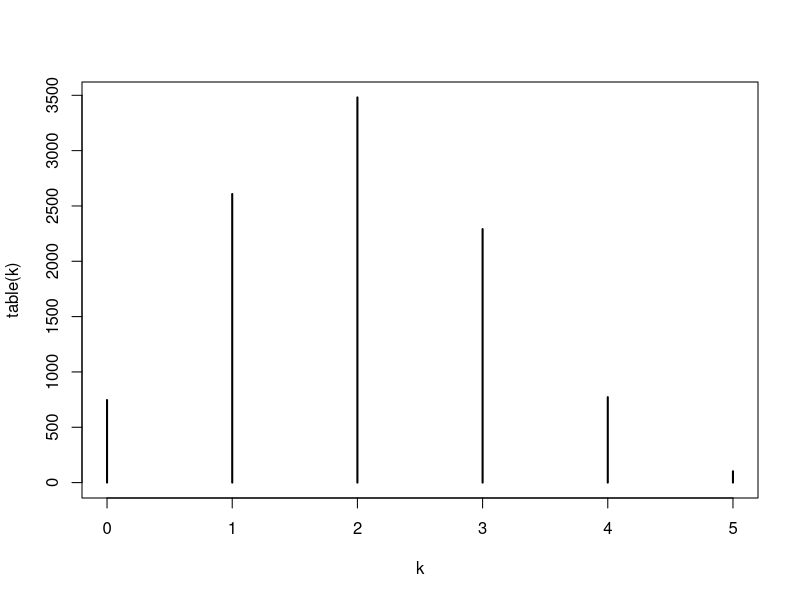
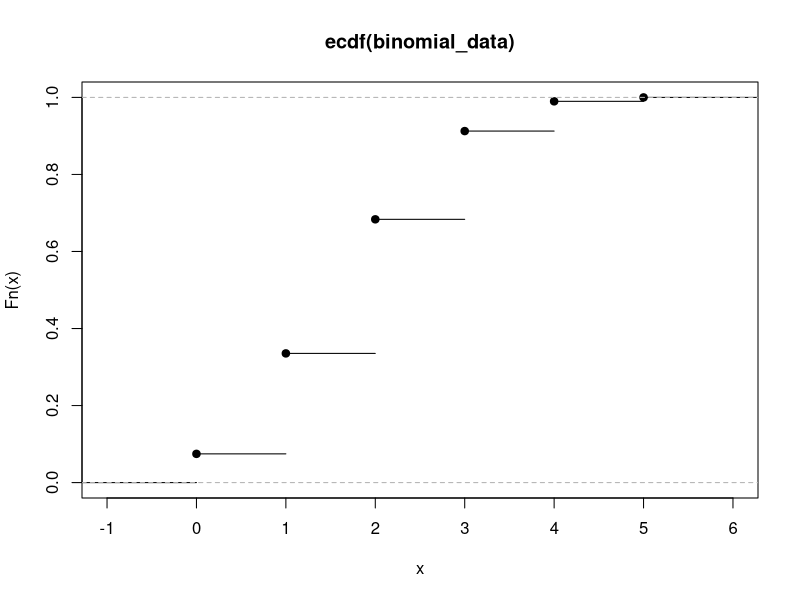
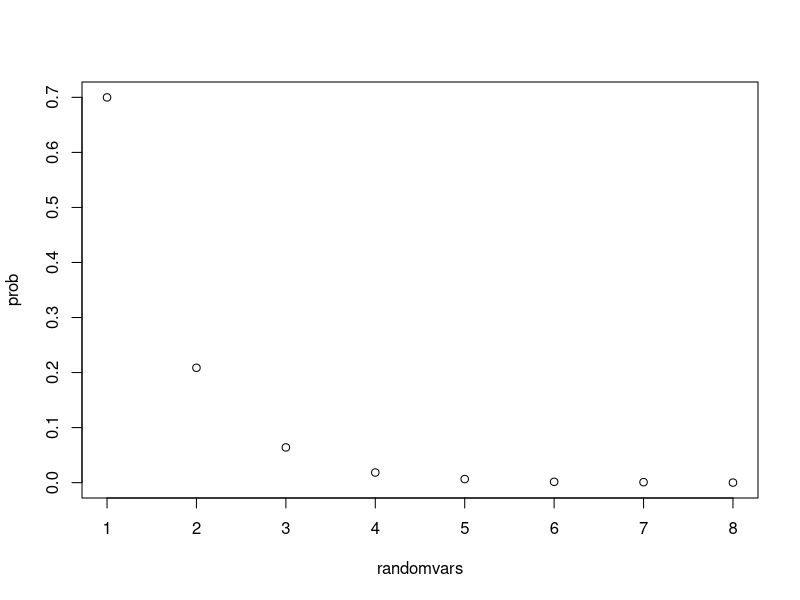
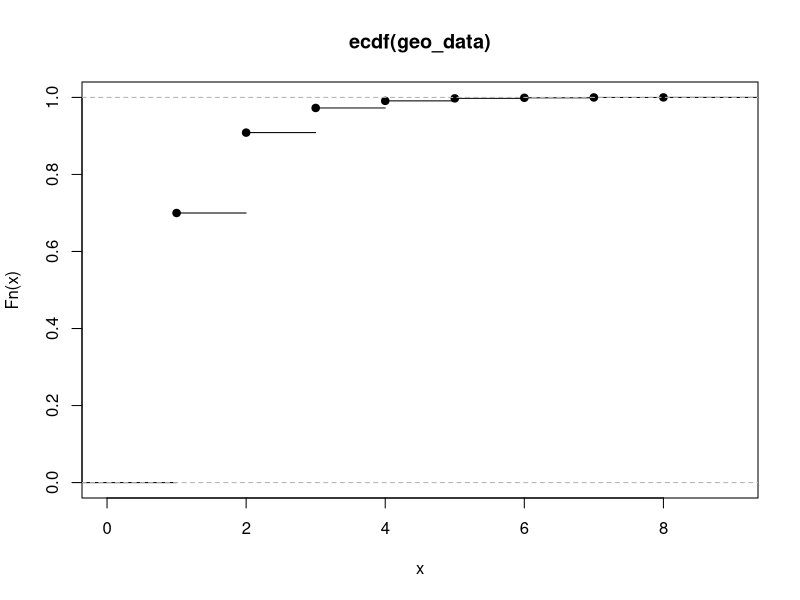
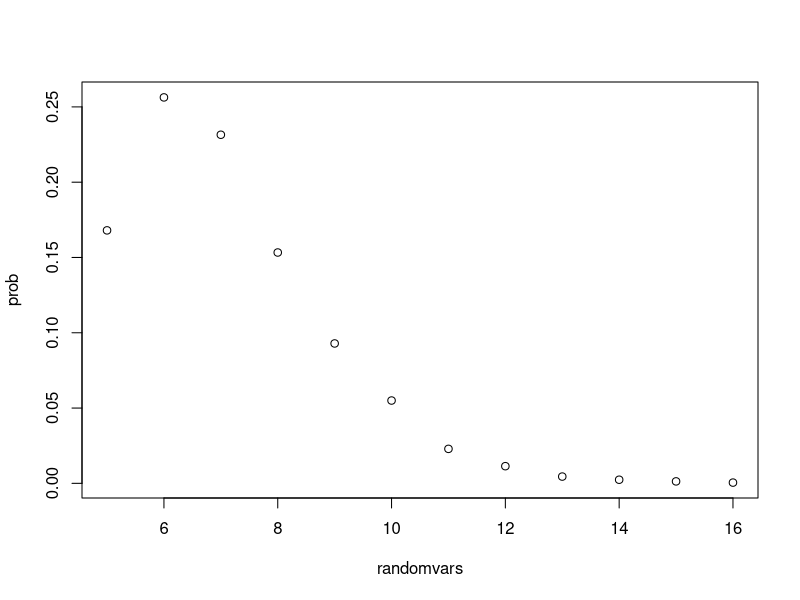
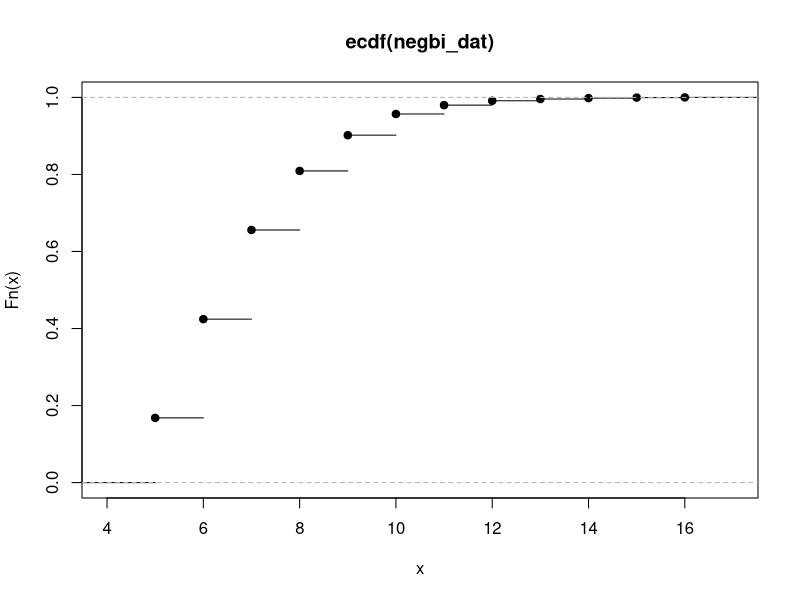
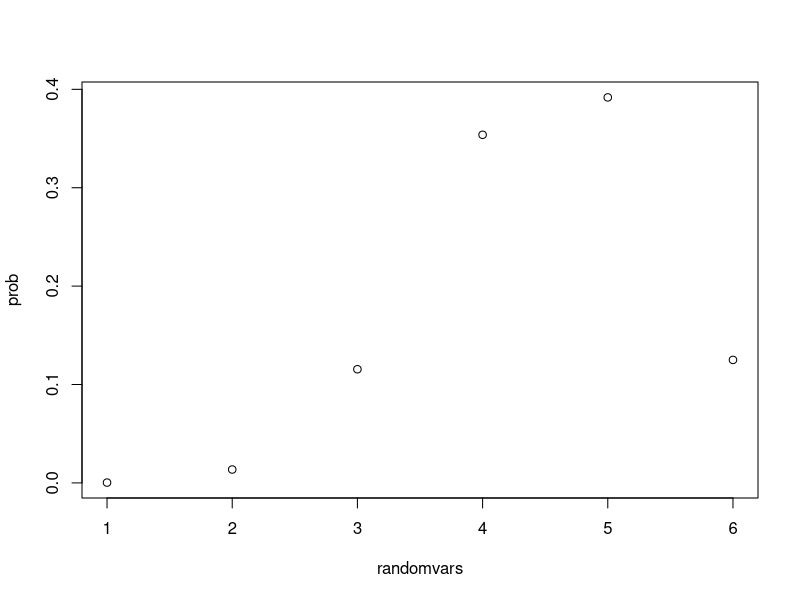
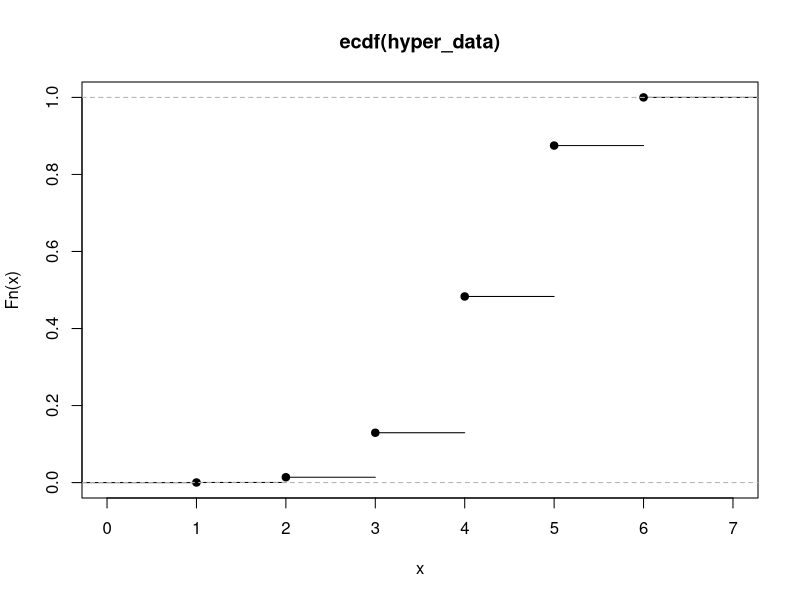

Reproduce these figures in R, in order.
## ---- chunk 1
knitr::opts_chunk$set(echo = TRUE)
## ---- chunk 2
BinomialFun <- function(N, n, p) {
  results = rep(0, N) # vector to store results of experiment 
  for(i in 1:N) {
    # run 5 trials of the experiment... (flip coin 5 times), with probability of no heads as 1-p, probability of heads as p
    results[i] = sum(sample(c(0,1), n, replace = TRUE, prob = c(1-p, p))) 
  }
  results
}
## ---- chunk 3
# pmf plot 
print_pmf <- function(k){
  plot(table(k))/sum(table(k))
}
## ---- chunk 4
# binomial mean

binom_mean <- function(dat){
  random_vars <- sort(unique(dat))
  probs <- as.vector(table(dat)/sum(table(dat)))
  expectation <- sum(random_vars * probs)
  return(expectation)
}

# binomial variance 

binom_variance <- function(dat){
  random_vars <- sort(unique(dat))
  probs <- as.vector(table(dat)/sum(table(dat)))
  expectation <- sum(random_vars * probs)
  variance <- sum((random_vars - expectation)^2 * probs)
  return(variance)
}
## ---- chunk 5
# run 10000 data points
set.seed(717)
binomial_data <- BinomialFun(10000, 5, .4)
#binomial_data <- BinomialFun(10000, 3, .5)
## ---- chunk 6
print_pmf(binomial_data)
## ---- chunk 7
plot(ecdf(binomial_data))
## ---- chunk 8
paste("The mean of the distribution is ", as.character(binom_mean(binomial_data)), sep = "")
paste("The variance of the distirbution is ", as.character(binom_variance(binomial_data)), sep = "")
## ---- chunk 9
# generate geometric data function 

  # geometric data is # of trials until we get the outcome we desire, i.e number of times flip coin until heads 
geo_fun <- function(N, p){
  results <- rep(0, N) # results vector for # of simulations N 
  
  for(i in 1:N){
    x = 0 
    k = 0 # number of trials to we hit heads
      while(x == 0){ # as long as x == 0, the outcome we do not want i.e. tails then sample again until we hit heads (1)
        x = sample(c(0,1), 1, replace = T, prob = c(1-p, p))
        k = k + 1 # we add to k to indicate the # of times it takes for us to hit heads, if heads is hit on first try, it                   # will equal 1 
      }
    results[i] <- k # store results, the number of times to hit desired outcome, in results vector
  }
  return(results)
}

# print pmf of geometric distribution function 
geom_pmf <- function(geom_dat){
  randomvars <- sort(unique(unique(geom_dat))) 
  prob <- as.vector(table(geom_dat)/sum(table(geom_dat)))
  plot(prob ~ randomvars)
}
## ---- chunk 10
# mean of geometric distribution 
geom_mean <- function(geom_dat){
  random_vars  <- sort(unique(geom_dat))
  prob <- as.vector(table(geom_dat)/sum(table(geom_dat)))
  expectation <- sum(random_vars * prob)
  return(expectation)
}

# variance of geometric distribution
geom_var <- function(geom_dat){
  random_vars  <- sort(unique(geom_dat))
  prob <- as.vector(table(geom_dat)/sum(table(geom_dat)))
  expectation <- sum(random_vars * prob)
  
  variance <- sum((random_vars - expectation)^2 * prob)
  return(variance)
}
## ---- chunk 11
set.seed(717)
geo_data <- geo_fun(10000,.7)
## ---- chunk 12
geom_pmf(geo_data)
## ---- chunk 13
plot(ecdf(geo_data))
## ---- chunk 14
paste("The mean of the geometric distribution is ", as.character(geom_mean(geo_data)), sep = "")
paste("The variance of the geometric distribution is ", as.character(geom_var(geo_data)), sep = "")
## ---- chunk 15
## negative binomial distribution 
gen_negbi <- function(N, r, p){
  results <- rep(0, N) # generate results vector, in this case, the results generate number of trials it takes to get the rth                        # success, i.e # of trials until we reach 5 heads
    for(i in 1:N){
      success <- 0 # keeps track of success... for each iteration (once it hits r will stop loop)
      n <- 0  # keeps track of # of trials until we reach r (the number of successes we want)
        while(success < r){ # we will run loop until success reaches the # we want (r)
              success <- success + sample(c(0,1), 1, replace = T, prob = c(1-p, p)) # we willrepeat sample and for each
              # sample we will add it to success 
              n <- n + 1 # keeps track of number of trials
        }
      
    results[i] <- n # stores number of trials for each iteration
    
    }
  return(results)
}

## negative binomial pmf 
negbi_pmf <- function(negbi_dat){
  randomvars <- sort(unique(unique(negbi_dat))) 
  prob <- as.vector(table(negbi_dat)/sum(table(negbi_dat)))
  plot(prob ~ randomvars)
}
## ---- chunk 16
# negative binomial mean
negbi_mean <- function(negbi_dat){
  random_vars  <- sort(unique(negbi_dat))
  prob <- as.vector(table(negbi_dat)/sum(table(negbi_dat)))
  expectation <- sum(random_vars * prob)
  return(expectation)
}

# negative binomial var 
negbi_var <- function(negbi_dat){
  random_vars  <- sort(unique(negbi_dat))
  prob <- as.vector(table(negbi_dat)/sum(table(negbi_dat)))
  expectation <- sum(random_vars * prob)
  
  variance <- sum((random_vars - expectation)^2 * prob)
  return(variance)
}
## ---- chunk 17
# generate data 
set.seed(717)
negbi_dat <- gen_negbi(10000, 5, .7)
## ---- chunk 18
negbi_pmf(negbi_dat)
## ---- chunk 19
plot(ecdf(negbi_dat))
## ---- chunk 20
paste("The mean of the negative binomial distribution is ", as.character(negbi_mean(negbi_dat)), sep = "")
paste("The variance of the negative binomial distribution is ", as.character(negbi_var(negbi_dat)), sep = "")
## ---- chunk 21
# N - Total # 
# n - tagged
# m - new sample 
# k -  how many of new sample were previously tagged 
      # how many of m = n 

HyperGeoFun <- function(N, m, r, k) {
  
  population = rep(c(1,0), c(r, m-r)) # population with the total tagged and untagged elements. 
  results = rep(0, N) # a vector that stores the results 
  
  for (i in 1:N) {
  y = sum(sample(population, k ,replace = F))  
  # sampling the population, getting sum to identify the number of tagged elements from the population. 
  results[i] = y
  }
  results
}

# plot pmf 
hyper_pmf <- function(hyper_dat){
  randomvars <- sort(unique(unique(hyper_dat))) 
  prob <- as.vector(table(hyper_dat)/sum(table(hyper_dat)))
  plot(prob ~ randomvars)
}
## ---- chunk 22
set.seed(717)
hyper_data <- HyperGeoFun(10000, 20, 15, 6) 
## ---- chunk 23
## negative binomial pmf 
hyper_pmf(hyper_data)
## ---- chunk 24
## negative binomial cdf
plot(ecdf(hyper_data))
## ---- chunk 25
paste("The mean of hypergeometric distribution is ", as.character(negbi_mean(hyper_data)), sep = "")
paste("The variance of hypergeometric distribution is ", as.character(negbi_var(hyper_data)), sep = "")
